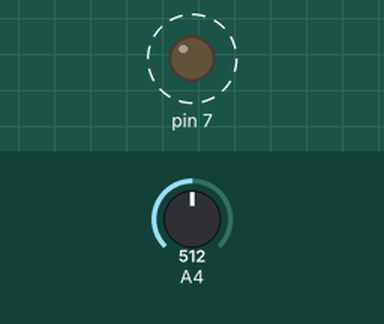
Recording of a sketch running on a simulated Arduino Uno, built with avr-gcc and run on an emulated ATmega328P. Shown: output pins drawn as LEDs (lit = HIGH). Dashed ring = blinking. The test bench sets the inputs (shaded band); at power-on: A4 = 512.

Above: at 1.8 s.
1.9 s: A4 set to 0
At 2.5 s:
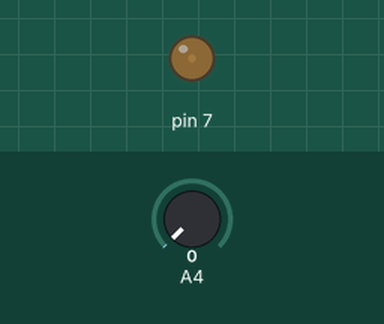
3.6 s: A4 set to 122
At 3.9 s:
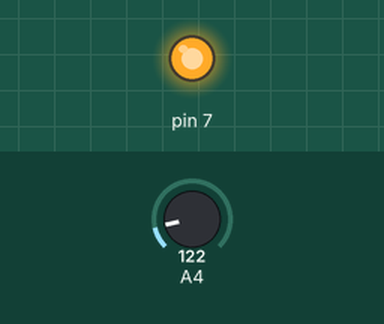
Timing chart, 0 to 13.1 s (numbered marks = the images above; inputs shaded):
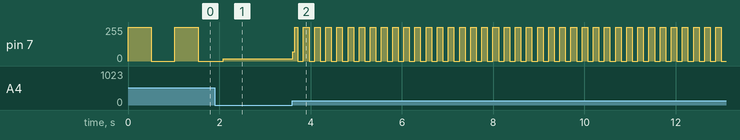

The sketch:

Blink.ino
```cpp
#define POTENTIOMETER 18
#define LED1 7


void setup() {
  pinMode(18,INPUT);
  pinMode(7,OUTPUT);
  Serial.begin(9600);

}

void loop() {
  int voltage=analogRead(18);
  digitalWrite(7,HIGH);
  delay(voltage);
  digitalWrite(7,LOW);
  delay(voltage);
}
```

Measured:
- after the input at 3.6 s, pin 7: 16/255 → 69/255 at once, then moves between 0/255 and 255/255, repeating every 0.24 s
- by itself, pin 7: alternates 255/255 for 0.51 s and 0/255 for 0.51 s
